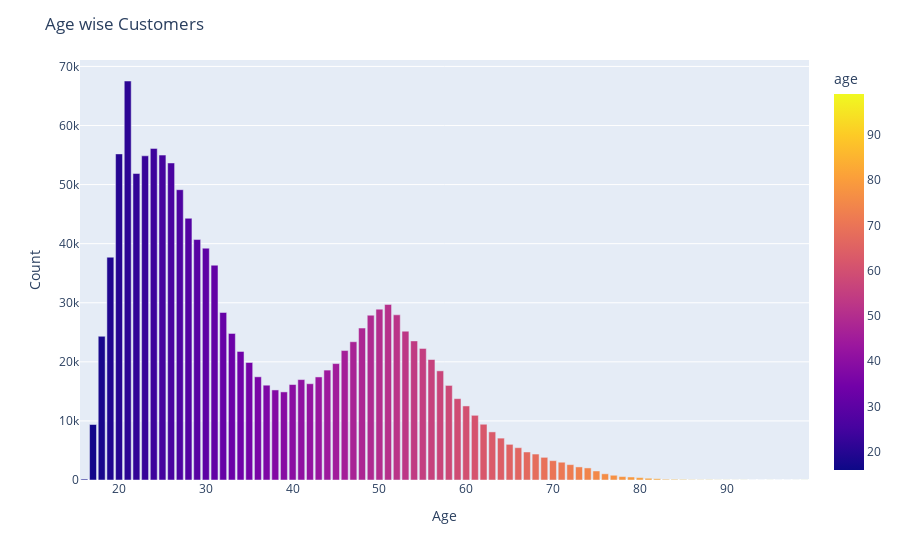

Write notebook code for a chart like this one.
### Code cell
sizes = pd.DataFrame(customer.age.value_counts())
sizes = sizes.reset_index()
sizes = sizes.rename(columns={'index':'age' , 'age':'count'})
fig = px.bar(sizes, y=sizes['count'], x=sizes['age'], color = sizes['age'])
fig.update_layout(
    title="Age wise Customers",
    xaxis_title="Age",
    yaxis_title="Count"
)
fig.show()

### Figure 1 — Plotly figure (JSON) as saved in the notebook; plotly's stock layout.template omitted (floating-point values rounded to 4 significant figures)
{"data": [{"alignmentgroup": "True", "hovertemplate": "age=%{marker.color}<br>count=%{y}<extra></extra>", "legendgroup": "", "marker": {"color": [21, 24, 20, 25, 23, 26, 22, 27, 28, 29, 30, 19, 31, 51, 50, 32, 52, 49, 48, 53, 33, 18, 54, 47, 55, 46, 34, 56, 35, 45, 44, 57, 36, 43, 41, 42, 40, 37, 58, 38, 39, 59, 60, 61, 62, 17, 63, 64, 65, 66, 67, 68, 69, 70, 71, 72, 73, 74, 75, 76, 77, 78, 79, 80, 81, 82, 16, 83, 84, 85, 86, 88, 87, 90, 89, 92, 91, 99, 95, 98, 97, 93, 96, 94], "coloraxis": "coloraxis", "pattern": {"shape": ""}}, "name": "", "offsetgroup": "", "orientation": "v", "showlegend": false, "textposition": "auto", "type": "bar", "x": [21, 24, 20, 25, 23, 26, 22, 27, 28, 29, 30, 19, 31, 51, 50, 32, 52, 49, 48, 53, 33, 18, 54, 47, 55, 46, 34, 56, 35, 45, 44, 57, 36, 43, 41, 42, 40, 37, 58, 38, 39, 59, 60, 61, 62, 17, 63, 64, 65, 66, 67, 68, 69, 70, 71, 72, 73, 74, 75, 76, 77, 78, 79, 80, 81, 82, 16, 83, 84, 85, 86, 88, 87, 90, 89, 92, 91, 99, 95, 98, 97, 93, 96, 94], "xaxis": "x", "y": [67530, 56124, 55196, 54989, 54867, 53658, 51869, 49134, 44294, 40697, 39235, 37707, 36354, 29720, 28920, 28354, 27956, 27895, 25715, 25191, 24814, 24323, 23539, 23403, 22275, 21908, 21763, 20393, 19887, 19704, 18602, 18475, 17465, 17442, 16994, 16297, 16158, 16044, 16005, 15242, 14910, 13768, 12534, 10948, 9436, 9392, 8141, 7089, 6035, 5468, 4742, 4394, 3836, 3274, 3010, 2602, 2214, 2043, 1527, 1048, 804, 580, 509, 404, 298, 218, 161, 124, 113, 95, 50, 49, 41, 24, 23, 17, 16, 13, 10, 7, 4, 4, 3, 3], "yaxis": "y"}], "layout": {"barmode": "relative", "coloraxis": {"colorbar": {"title": {"text": "age"}}, "colorscale": [[0, "#0d0887"], [0.1111, "#46039f"], [0.2222, "#7201a8"], [0.3333, "#9c179e"], [0.4444, "#bd3786"], [0.5556, "#d8576b"], [0.6667, "#ed7953"], [0.7778, "#fb9f3a"], [0.8889, "#fdca26"], [1, "#f0f921"]]}, "legend": {"tracegroupgap": 0}, "margin": {"t": 60}, "title": {"text": "Age wise Customers"}, "xaxis": {"anchor": "y", "domain": [0, 1], "title": {"text": "Age"}}, "yaxis": {"anchor": "x", "domain": [0, 1], "title": {"text": "Count"}}}}
